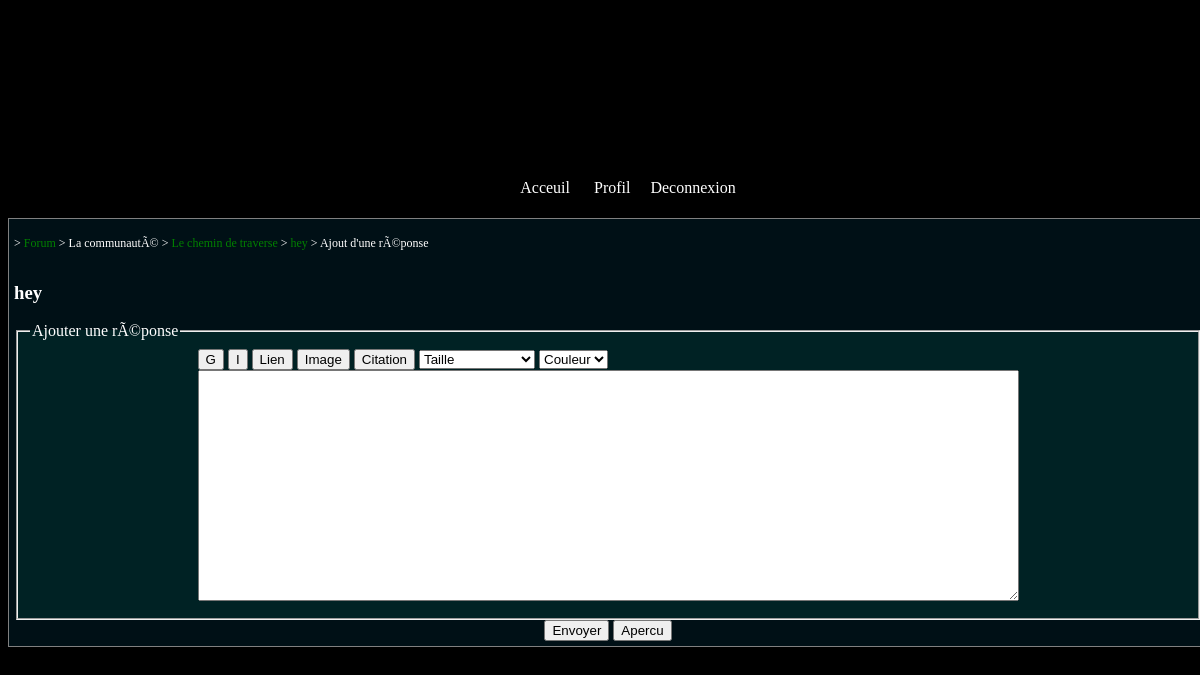
Page /ajout_petitrep.php?id_petitsuj=2 (signed in) on the committed database.
### tables this page shows
CREATE TABLE IF NOT EXISTS `forum_petitsujet` (
  `id_petitsuj` int(11) NOT NULL AUTO_INCREMENT,
  `titre_petitsuj` varchar(255) NOT NULL,
  `sousTitre_petitsuj` varchar(255) NOT NULL,
  `id_petitcat` int(11) NOT NULL,
  `annonce_petitsuj` tinyint(1) NOT NULL,
  `date_creation_petitsuj` bigint(20) NOT NULL,
  `date_modification_petitsuj` bigint(20) DEFAULT NULL,
  `date_derniere_reponse_petitsuj` bigint(20) NOT NULL,
  `id_membre` int(11) NOT NULL,
  `message_petitsuj` text NOT NULL,
  PRIMARY KEY (`id_petitsuj`)
);

CREATE TABLE IF NOT EXISTS `forum_categories` (
  `id_categorie` int(11) NOT NULL AUTO_INCREMENT,
  `titre_cat` varchar(255) NOT NULL,
  PRIMARY KEY (`id_categorie`)
);

CREATE TABLE IF NOT EXISTS `forum_souscategories` (
  `id_souscategorie` int(11) NOT NULL AUTO_INCREMENT,
  `titre_souscat` varchar(255) NOT NULL,
  `id_categorie` int(11) NOT NULL,
  `sousTitre_souscat` varchar(255) NOT NULL,
  `place` int(11) NOT NULL,
  PRIMARY KEY (`id_souscategorie`)
);

### ajout_petitrep.php (the view, shortened to what this page needs)
<?php
include("includes/haut.php");
echo '
<section>
	<article>';
		if(isset($_SESSION['session']) and $_SESSION['session'] == true){
			$requete = $bdd->prepare("SELECT * FROM forum_petitsujet FPS JOIN forum_petitcat FPC ON FPC.id_petite = FPS.id_petitcat JOIN forum_souscategories FSC ON FSC.id_souscategorie = FPC.id_souscat JOIN forum_categories FC ON FC.id_categorie = FSC.id_categorie WHERE FPS.id_petitsuj = :id_sujet");
			$requete->execute(array('id_sujet'=>intval($_GET['id_petitsuj']))) or die(print_r($requete->errorInfo()));
			$donnees = $requete->fetch();
			echo'<p class="ariane">> <a href="index.php">Forum</a> > '.htmlspecialchars($donnees['titre_cat']).' > <a href="voir_sujet.php?id_souscat='.intval($donnees['id_souscat']).'">'.htmlspecialchars($donnees['titre_souscat']).'</a> > <a href="voir_petitrep.php?id_petitsuj='.intval($_GET['id_petitsuj']).'">'.htmlspecialchars($donnees['titre_petitsuj']).'</a> > Ajout d\'une rÃ©ponse</p><br>';
			echo '<h1 class="titre">'.htmlspecialchars($donnees['titre_petitsuj']).'</h1>';
			echo'
			<form id="ajout_reponse" method="post" action="ajout_petitrep.php?id_petitsuj='.intval($_GET['id_petitsuj']).'&amp;ajout=ok" ">
				<fieldset>
				<legend>Ajouter une rÃ©ponse</legend>
					<table style="margin:auto;">
						<tr>
							<td>';
							?>
							<input type="button" value="G"  onclick="insertTag('<gras>','</gras>','message');"/>
								<input type="button" value="I" onclick="insertTag('<italic>','</italic>','message');"/>
								<input type="button" value="Lien" onclick="insertTag('<Lien=&quot;votre lien&quot;>','</lien>','message');"/>
								<input type="button" value="Image" onclick="insertTag('<image=&quot;lien de l\'image&quot;/>','','message');"/>
								<input type="button" value="Citation" onclick="insertTag('<citation=&quot;auteur&quot;>','</citation>','message');"/>
								<select onchange="insertTag('<taille valeur=&quot;' + this.options[this.selectedIndex].value + '&quot;>', '</taille>', 'message');">
									<option value="none" class="selected" selected="selected">Taille</option>
								</select>
								<select onchange="insertTag('<color=&quot;' + this.options[this.selectedIndex].value + '&quot;>', '</color>', 'message');">
									<option value="none" class="selected" selected="selected">Couleur</option>
								</select>
								<br>
								<?php
								echo'
							<textarea id="message" name="message" cols="100" rows="15" required></textarea></td>
						</tr>
					</table>
				</fieldset>
					<center>
						<input name="Submit" type="submit" id="inscrire" value="Envoyer"/>
						<input name="apercu" type="button" id="apercu" value="Apercu"/>
					</center>
			</form>
			';
		}
		else
		{
			echo '<p class="erreur">Vous n\'Ãªte pas inscrit !</p>';
		}
	echo '</article>';
echo'</section>';
include("includes/bas.php");
?>

### CSS/index.css (style rules this page uses)
body { background-color: black; color: white; }
article { border: 1px solid gray; padding: 5px; margin-top:10px; background: #001016; }
article a { color: green; text-decoration: none; }
p.ariane { font-size: 12px; display: inline-block; }
.ariane a { color: green; text-decoration:none; }

### CSS/inscription.css (style rules this page uses)
fieldset { background: #002224; }

### rows in the picture
forum_petitsujet: forum_categories.titre_cat "La communautÃ©", forum_souscategories.titre_souscat "Le chemin de traverse", titre_petitsuj "hey"
